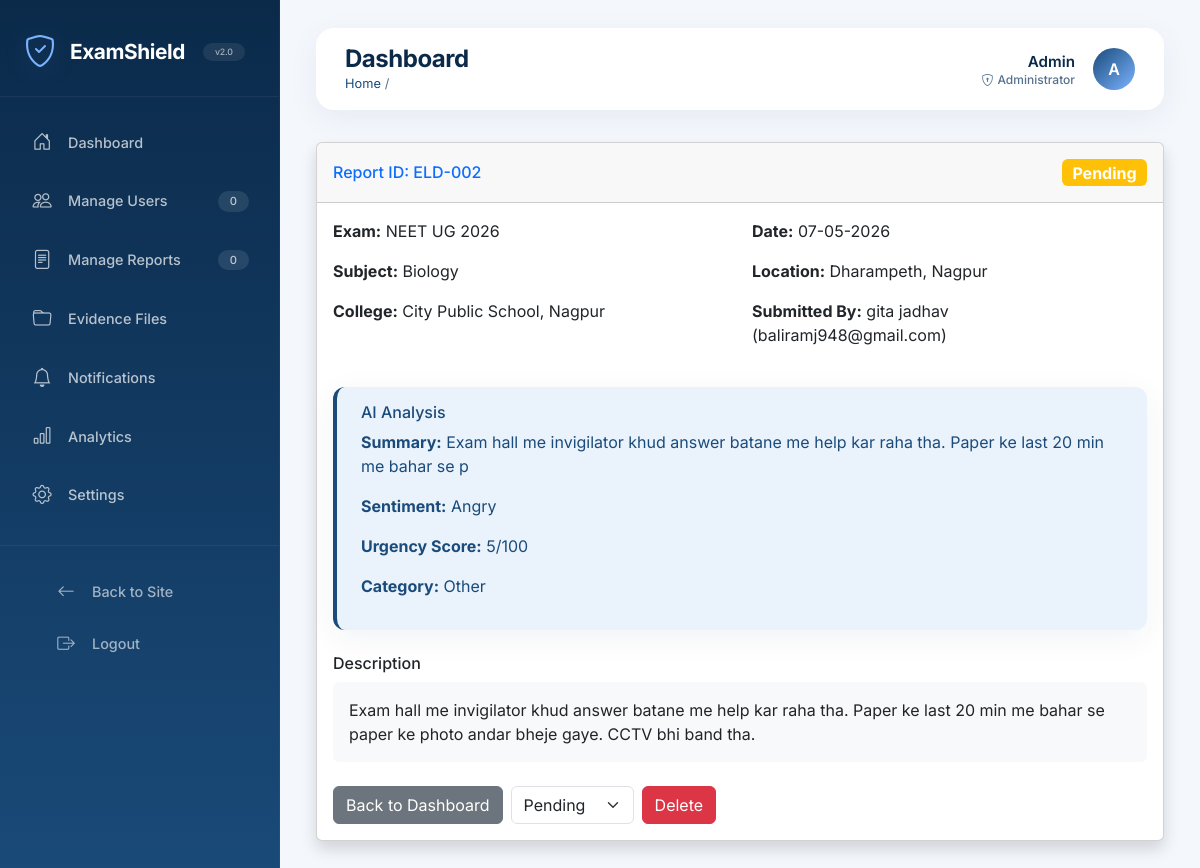
/report/2 (signed in), run on the app's committed database.
### tables this page shows
CREATE TABLE users (
            id INTEGER PRIMARY KEY AUTOINCREMENT,
            username TEXT NOT NULL UNIQUE,
            password TEXT NOT NULL,
            email TEXT UNIQUE,
            mobile TEXT UNIQUE,
            name TEXT,
            role TEXT DEFAULT 'student',

            -- Verification
            is_mobile_verified INTEGER DEFAULT 0,
            is_email_verified INTEGER DEFAULT 0,
            mobile_otp TEXT,
            otp_generated_at TEXT,

            -- Identity Proof 
            profile_photo TEXT,
            id_proof_type TEXT,
            id_proof_number TEXT,
            id_proof_photo TEXT,
            is_id_verified INTEGER DEFAULT 0,

            -- Tracking & Moderation
            signup_ip TEXT,
            signup_user_agent TEXT,
            created_at TEXT DEFAULT CURRENT_TIMESTAMP,
            is_blocked INTEGER DEFAULT 0,
            trust_score INTEGER DEFAULT 100
        , state TEXT, district TEXT);

CREATE TABLE entries (
            id INTEGER PRIMARY KEY AUTOINCREMENT,
            user_id INTEGER NOT NULL,
            exam_name TEXT NOT NULL,
            subject_name TEXT NOT NULL,
            college_name TEXT NOT NULL,
            status TEXT DEFAULT 'Pending',
            report_date TEXT,
            description TEXT,

            -- Incident Location
            incident_state TEXT,
            incident_district TEXT,
            incident_city TEXT,
            incident_college TEXT,
            incident_address TEXT,

            -- Multiple Files - JSON madhe store karu
            photos TEXT,
            videos TEXT,
            audios TEXT,

            -- Admin
            urgency_score INTEGER DEFAULT 0,
            ai_summary TEXT,
            fake_status TEXT,
            admin_remark TEXT,
            is_dummy INTEGER DEFAULT 0,
            created_at TEXT DEFAULT CURRENT_TIMESTAMP,
            updated_at TEXT, category TEXT DEFAULT 'Other', sentiment TEXT DEFAULT 'Normal',

            FOREIGN KEY (user_id) REFERENCES users (id)
        );

### app.py (the view)
@app.route('/report/<int:id>')
@login_required
def view_report(id):
    conn = get_db()
    conn.row_factory = sqlite3.Row
    report = conn.execute('SELECT e.*, u.name, u.email FROM entries e JOIN users u ON e.user_id=u.id WHERE e.id =?', (id,)).fetchone()
    if report is None:
        conn.close()
        flash('Report not found!', 'error')
        return redirect(url_for('report_list'))
    if current_user.role!= 'admin' and report['user_id']!= current_user.id:
        conn.close()
        flash('You do not have permission to view this report.', 'error')
        return redirect(url_for('report_list'))
    report_dict = dict(report)
    for key in ['photos', 'videos', 'audios']:
        try:
            report_dict[key] = json.loads(report_dict[key]) if report_dict[key] else []
        except:
            report_dict[key] = []
    conn.close()
    report_dict['display_id'] = f"ELD-{report_dict['id']:03d}"
    if report_dict['report_date']:
        try:
            date_obj = datetime.strptime(report_dict['report_date'], '%Y-%m-%d')
            report_dict['report_date'] = date_obj.strftime('%d-%m-%Y')
        except:
            pass
    if current_user.role == 'admin':
        return render_template('admin_detail.html', report=report_dict)
    else:
        return render_template('student_detail.html', report=report_dict)

### app.py (called while the page is built)
@login_manager.user_loader
def load_user(user_id):
    conn = get_db()
    user_row = conn.execute('SELECT * FROM users WHERE id =?', (user_id,)).fetchone()
    conn.close()
    if user_row:
        user = dict(user_row)
        return User(
            id=user['id'],
            username=user['username'],
            name=user.get('name', 'User'),
            role=user.get('role', 'student'),
            is_mobile_verified=user.get('is_mobile_verified', 0),
            is_email_verified=user.get('is_email_verified', 0),
            is_blocked=user.get('is_blocked', 0)
        )
    return None

@app.context_processor
def inject_notifications():
    if current_user.is_authenticated: # FIX: session ki jagah current_user
        conn = get_db()
        count = conn.execute("SELECT COUNT(*) FROM notifications WHERE is_read = 0").fetchone()[0]
        conn.close()
        return dict(unread_count=count)
    return dict(unread_count=0)

def get_settings():
    conn = get_db()
    s = conn.execute("SELECT * FROM settings WHERE id=1").fetchone()
    conn.close()
    return s

@app.before_request
def check_maintenance():
    settings = get_settings()
    if settings and settings['maintenance_mode'] == 1:
        if request.endpoint and 'static' not in request.endpoint:
            if not current_user.is_authenticated or current_user.role!= 'admin':
                return render_template('maintenance.html'), 503

### database.py (called while the page is built)
def get_db():
    conn = sqlite3.connect(DB_PATH)
    conn.row_factory = sqlite3.Row
    return conn

### templates/admin_detail.html (shortened to what this page needs)
{% extends "admin_base.html" %}
{% block content %}
<div class="card shadow mb-4">
    <div class="card-header py-3 d-flex justify-content-between align-items-center">
        <h6 class="m-0 font-weight-bold text-primary">
             Report ID: {{ report.display_id }}
        </h6>
        <span class="badge bg-{{ 'success' if report.status=='Resolved' else 'warning' if report.status=='Pending' else 'info' }} fs-6">
            {{ report.status }}
        </span>
    </div>
    <div class="card-body">
        <div class="row mb-4">
            <div class="col-md-6">
                <p><b> Exam:</b> {{ report.exam_name }}</p>
                <p><b> Subject:</b> {{ report.subject_name }}</p>
                <p><b> College:</b> {{ report.college_name }}</p>
            </div>
            <div class="col-md-6">
                <p><b> Date:</b> {{ report.report_date }}</p>
                <p><b> Location:</b> {{ report.incident_city }}, {{ report.incident_district }}</p>
                <p><b> Submitted By:</b> {{ report.name }} ({{ report.email }})</p>
            </div>
        </div>
        <div class="alert alert-info">
            <h6> AI Analysis</h6>
            <p><b>Summary:</b> {{ report.ai_summary }}</p>
            <p><b>Sentiment:</b> {{ report.sentiment }}</p>
            <p><b>Urgency Score:</b> {{ report.urgency_score }}/100
            </p>
            <p><b>Category:</b> {{ report.category }}</p>
        </div>
        <div class="mb-4">
            <h6> Description</h6>
            <div class="p-3 bg-light rounded">{{ report.description }}</div>
        </div>
        <div class="d-flex gap-2 flex-wrap">
            <a href="{{ url_for('admin_dashboard') }}" class="btn btn-secondary">
                 Back to Dashboard
            </a>
            <form method="POST" action="{{ url_for('update_status', id=report.id) }}" class="d-flex gap-2">
                <select name="status" class="form-select w-auto" onchange="this.form.submit()">
                    <option value="Pending" {% if report.status=='Pending' %}selected{% endif %}>Pending</option>
                </select>
            </form>
            <form method="POST" action="{{ url_for('delete_report', id=report.id) }}">
                <button type="submit" class="btn btn-danger" onclick="return confirm('Are you sure to delete this report?')">
                     Delete
                </button>
            </form>
        </div>
    </div>
</div>
{% endblock %}

### templates/admin_base.html (shortened to what this page needs)
<!DOCTYPE html>
<html lang="en">
<head>
    <link href="https://cdn.jsdelivr.net/npm/bootstrap@5.3.3/dist/css/bootstrap.min.css" rel="stylesheet">
    <link rel="stylesheet" href="https://cdn.jsdelivr.net/npm/bootstrap-icons@1.11.3/font/bootstrap-icons.min.css">
</head>
<body>
    <nav class="admin-sidebar" id="adminSidebar">
        <div class="brand">
            <i class="bi bi-shield-check"></i>
            <span>ExamShield</span>
            <span class="badge-version">v2.0</span>
        </div>
        <ul class="nav flex-column">
            <li>
                <a class="nav-link {% if request.endpoint == 'admin_dashboard' %}active{% endif %}" href="{{ url_for('admin_dashboard') }}">
                    <i class="bi bi-house-door"></i> Dashboard
                </a>
            </li>
            <li>
                <a class="nav-link {% if request.endpoint == 'admin_users' %}active{% endif %}" href="{{ url_for('admin_users') }}">
                    <i class="bi bi-people"></i> Manage Users
                    <span class="badge-count">{{ user_count|default(0) }}</span>
                </a>
            </li>
            <li>
                <a class="nav-link {% if request.endpoint == 'admin_reports' %}active{% endif %}" href="{{ url_for('admin_reports') }}">
                    <i class="bi bi-file-text"></i> Manage Reports
                    <span class="badge-count">{{ report_count|default(0) }}</span>
                </a>
            </li>
            <li>
                <a class="nav-link {% if request.endpoint == 'admin_evidence' %}active{% endif %}" href="{{ url_for('admin_evidence') }}">
                    <i class="bi bi-folder"></i> Evidence Files
                </a>
            </li>
            <li>
                <a class="nav-link {% if request.endpoint == 'admin_notifications' %}active{% endif %}" href="{{ url_for('admin_notifications') }}">
                    <i class="bi bi-bell"></i> Notifications
                </a>
            </li>
            <li>
                <a class="nav-link {% if request.endpoint == 'admin_analytics' %}active{% endif %}" href="{{ url_for('admin_analytics') }}">
                    <i class="bi bi-bar-chart"></i> Analytics
                </a>
            </li>
            <li>
                <a class="nav-link {% if request.endpoint == 'admin_settings' %}active{% endif %}" href="{{ url_for('admin_settings') }}">
                    <i class="bi bi-gear"></i> Settings
                </a>
            </li>
        </ul>
        <div class="sidebar-footer">
            <ul class="nav flex-column">
                <li>
                    <a class="nav-link" href="{{ url_for('home') }}">
                        <i class="bi bi-arrow-left"></i> Back to Site
                    </a>
                </li>
                <li>
                    <a class="nav-link" href="{{ url_for('logout') }}">
                        <i class="bi bi-box-arrow-right"></i> Logout
                    </a>
                </li>
            </ul>
        </div>
    </nav>
    <div class="admin-content">
        <div class="admin-topbar">
            <div class="page-title">
                <div>
                    <h1>{% block page_title %}Dashboard{% endblock %}</h1>
                    <nav class="breadcrumb">
                        <a href="{{ url_for('admin_dashboard') }}">Home</a>
                        <span class="mx-1">/</span>
                    </nav>
                </div>
            </div>
            <div class="user-area">
                <div class="text-end">
                    <span class="user-name">{{ session.user.name if session.user else 'Admin' }}</span>
                    <span class="user-role"><i class="bi bi-shield-lock me-1"></i>Administrator</span>
                </div>
                <div class="avatar">
                    {{ (session.user.name if session.user else 'Admin')[0]|upper }}
                </div>
            </div>
        </div>
        {% block content %}{% endblock %}
    </div>
</body>
</html>

### templates/admin_base.html (style rules this page uses)
:root { --primary-dark: #0b2a4a; --primary-mid: #1a4b7a; --primary-light: #2d6ea0; --accent-blue: #7bb3ff; --bg-light: #f4f7fc; --card-shadow: 0 8px 32px rgba(18, 52, 86, 0.06); --card-hover-shadow: 0 16px 48px -12px rgba(18, 52, 86, 0.10); --radius-lg: 28px; --radius-md: 18px; --radius-sm: 12px; }
* { margin: 0; padding: 0; box-sizing: border-box; }
body { font-family: 'Inter', -apple-system, BlinkMacSystemFont, sans-serif; background: var(--bg-light); color: #0b1e2f; min-height: 100vh; }
.admin-sidebar { min-height: 100vh; background: linear-gradient(180deg, var(--primary-dark) 0%, var(--primary-mid) 100%); color: white; position: fixed; width: 280px; transition: transform 0.3s cubic-bezier(0.4, 0, 0.2, 1); z-index: 1050; top: 0; left: 0; bottom: 0; overflow-y: auto; border-right: 1px solid rgba(255, 255, 255, 0.04); }
.admin-sidebar .brand { padding: 28px 24px 20px; border-bottom: 1px solid rgba(255, 255, 255, 0.06); margin-bottom: 16px; display: flex; align-items: center; gap: 14px; }
.admin-sidebar .brand i { font-size: 2rem; color: var(--accent-blue); filter: drop-shadow(0 4px 12px rgba(123, 179, 255, 0.2)); }
.admin-sidebar .brand span { font-size: 1.3rem; font-weight: 700; letter-spacing: -0.02em; }
.admin-sidebar .brand .badge-version { font-size: 0.55rem; background: rgba(255, 255, 255, 0.08); padding: 2px 12px; border-radius: 40px; font-weight: 500; color: rgba(255, 255, 255, 0.6); margin-left: 4px; }
.admin-sidebar .nav { padding: 0 12px; }
.admin-sidebar .nav-link { color: rgba(255, 255, 255, 0.7); padding: 12px 18px; margin: 3px 0; border-radius: var(--radius-sm); font-weight: 500; font-size: 0.9rem; display: flex; align-items: center; gap: 14px; transition: all 0.2s ease; text-decoration: none; position: relative; }
.admin-sidebar .nav-link i { font-size: 1.2rem; width: 24px; text-align: center; flex-shrink: 0; }
.admin-sidebar .nav-link .badge-count { margin-left: auto; background: rgba(255, 255, 255, 0.1); color: rgba(255, 255, 255, 0.7); font-size: 0.7rem; padding: 2px 12px; border-radius: 40px; font-weight: 500; }
.admin-sidebar .sidebar-footer { padding: 20px 24px 28px; border-top: 1px solid rgba(255, 255, 255, 0.06); margin-top: 20px; }
.admin-sidebar .sidebar-footer .nav-link { color: rgba(255, 255, 255, 0.6); padding: 10px 18px; border-radius: var(--radius-sm); transition: all 0.2s; }
.admin-sidebar .sidebar-footer .nav-link i { font-size: 1.1rem; }
.admin-content { margin-left: 280px; padding: 28px 36px 40px; min-height: 100vh; }
.admin-topbar { background: #ffffff; border-radius: var(--radius-md); padding: 16px 28px; margin-bottom: 32px; display: flex; justify-content: space-between; align-items: center; box-shadow: var(--card-shadow); border: 1px solid rgba(255, 255, 255, 0.5); }
.admin-topbar .page-title { display: flex; align-items: center; gap: 12px; }
.admin-topbar .page-title h1 { font-size: 1.5rem; font-weight: 700; color: var(--primary-dark); margin: 0; letter-spacing: -0.02em; }
.admin-topbar .page-title .breadcrumb { font-size: 0.8rem; color: #56718e; margin: 0; padding: 0; background: none; }
.admin-topbar .page-title .breadcrumb a { color: #1a4b7a; text-decoration: none; }
.admin-topbar .user-area { display: flex; align-items: center; gap: 18px; }
.admin-topbar .user-area .avatar { width: 42px; height: 42px; border-radius: 50%; background: linear-gradient(135deg, var(--primary-mid), var(--accent-blue)); color: white; display: flex; align-items: center; justify-content: center; font-weight: 600; font-size: 1rem; flex-shrink: 0; }
.admin-topbar .user-area .user-name { font-weight: 600; color: var(--primary-dark); font-size: 0.95rem; }
.admin-topbar .user-area .user-role { font-size: 0.75rem; color: #56718e; font-weight: 500; display: block; margin-top: -2px; }
.alert { border-radius: var(--radius-sm); border: none; padding: 16px 24px; box-shadow: var(--card-shadow); margin-bottom: 24px; }
.alert-info { background: #eaf3fc; color: #1a4b7a; border-left: 4px solid #1a4b7a; }
.admin-content { animation: fadeSlideDown 0.5s ease forwards; }
.alert { animation: fadeSlideDown 0.4s ease forwards; }

### data on the page
users: user "Admin"
entries: status "Pending", exam_name "NEET UG 2026", subject_name "Biology", college_name "City Public School, Nagpur", report_date "07-05-2026", incident_city "Dharampeth", incident_district "Nagpur", ai_summary "Exam hall me invigilator khud answer batane me help kar raha tha. Paper ke last 20 min me bahar se p", sentiment "Angry", urgency_score "5", category "Other", description "Exam hall me invigilator khud answer batane me help kar raha tha. Paper ke last 20 min me bahar se paper ke photo andar bheje gaye. CCTV bhi band tha."
users: name "gita jadhav", email "baliramj948@gmail.com"

### other printed values
{{ user_count|default(0) }} "0"
{{ report_count|default(0) }} "0"
{{ (session.user.name if session.user else 'Admin')[0]|upper }} "A"
{{ report.display_id }} "ELD-002"
